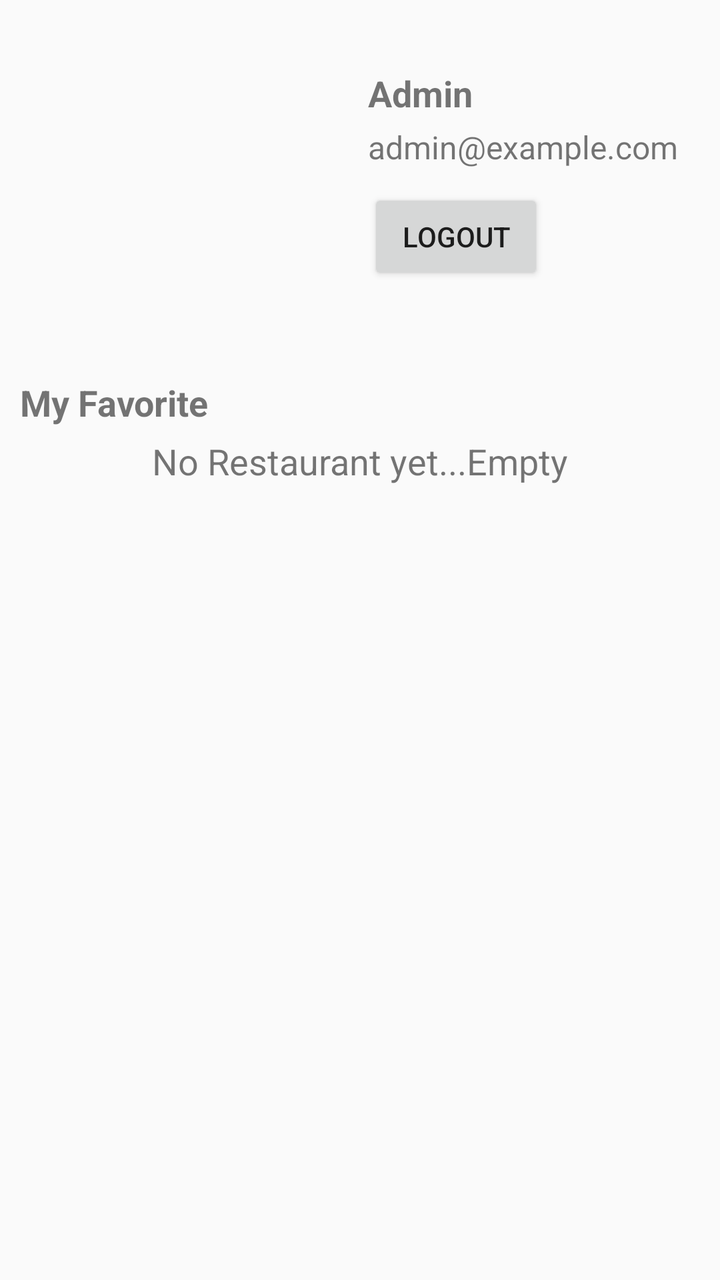
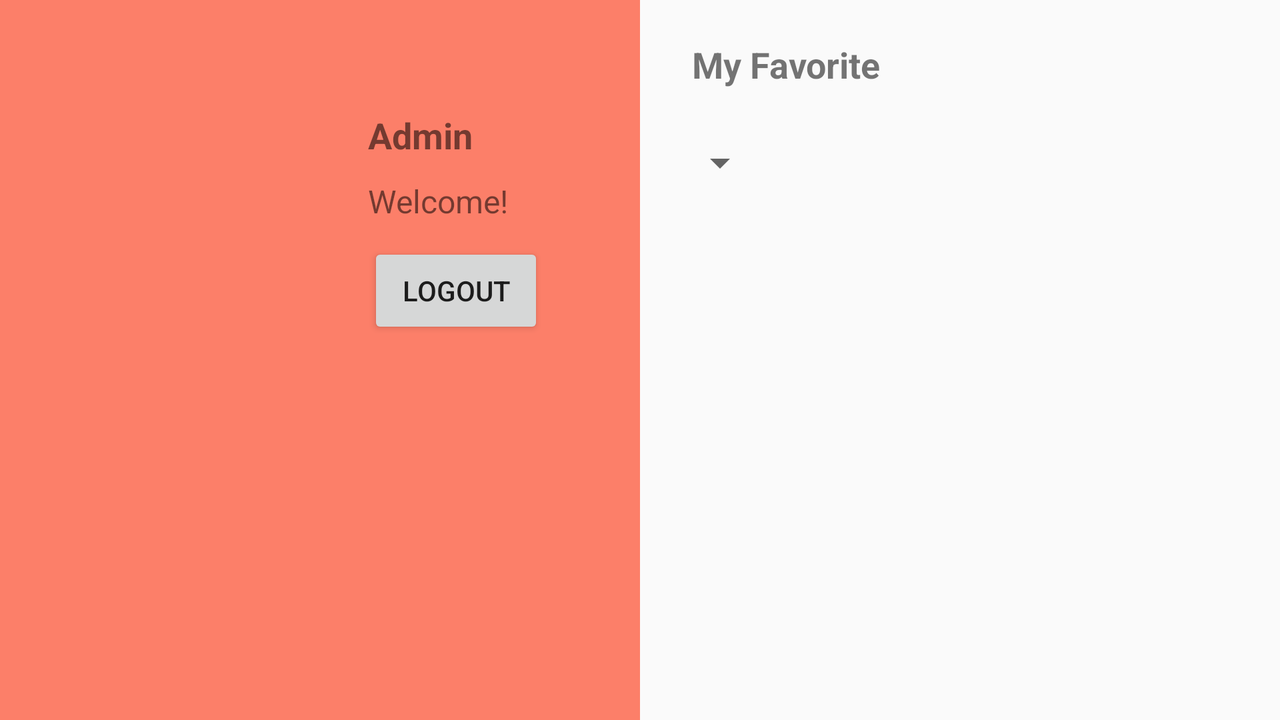

One screen, two layout resources from the same app: the default and the repository's alternative for another configuration. Each is rendered where Android would select it; the XML of both is given below.
<!-- AndroidManifest.xml: application theme Theme.SmartCity -->
<!-- res/layout/fragment_me.xml -->
<?xml version="1.0" encoding="utf-8"?>
<LinearLayout xmlns:android="http://schemas.android.com/apk/res/android"
    xmlns:app="http://schemas.android.com/apk/res-auto"
    android:layout_width="match_parent"
    android:layout_height="match_parent"
    android:orientation="vertical">

    
    <LinearLayout
        android:layout_width="match_parent"
        android:layout_height="169dp"
        android:orientation="horizontal"
        android:padding="16dp"
        >

        
        <ImageView
            android:layout_width="152dp"
            android:layout_height="150dp"
            android:layout_gravity="start"
            android:layout_marginEnd="16dp"
            android:src="@drawable/ic_avatar" />

        
        <LinearLayout
            android:layout_width="173dp"
            android:layout_height="145dp"
            android:gravity="center_vertical"
            android:orientation="vertical">

            
            <TextView
                android:id="@+id/me_user_name"
                android:layout_width="wrap_content"
                android:layout_height="wrap_content"
                android:text="Admin"
                android:textSize="18sp"
                android:textStyle="bold" />

            
            <TextView
                android:id="@+id/me_user_email"
                android:layout_width="wrap_content"
                android:layout_height="wrap_content"
                android:layout_marginTop="4dp"
                android:text="admin@example.com"
                android:textSize="16sp" />

            
            <Button
                android:id="@+id/me_logout_btn"
                android:layout_width="wrap_content"
                android:layout_height="wrap_content"
                android:layout_marginTop="10dp"
                android:text="Logout" />

        </LinearLayout>
    </LinearLayout>

    
    <TextView
        android:layout_width="wrap_content"
        android:layout_height="wrap_content"
        android:text="My Favorite"
        android:textSize="18sp"
        android:textStyle="bold"
        android:layout_marginLeft="10sp"
        android:layout_marginTop="20sp"/>

    
    <TextView
        android:id="@+id/me_empty_tips"
        android:layout_width="wrap_content"
        android:layout_height="wrap_content"
        android:layout_gravity="center"
        android:layout_margin="5sp"
        android:textSize="18sp"
        android:text="No Restaurant yet...Empty"/>

    
    <ListView
        android:id="@+id/me_like_list"
        android:layout_width="match_parent"
        android:layout_height="match_parent"
        android:layout_margin="10sp"/>

</LinearLayout>
<!-- resources referenced by this layout -->
<resources>
  <style name="Theme.SmartCity" parent="Base.Theme.SmartCity" />
  <style name="Base.Theme.SmartCity" parent="Theme.MaterialComponents.DayNight.NoActionBar.Bridge">
          
          
      </style>
</resources>
<!-- res/layout-land/fragment_me.xml (the repository's variant of the layout above) -->
<!-- drawn on the phone turned sideways -->
<?xml version="1.0" encoding="utf-8"?>
<LinearLayout xmlns:android="http://schemas.android.com/apk/res/android"
    xmlns:app="http://schemas.android.com/apk/res-auto"
    android:layout_width="match_parent"
    android:layout_height="match_parent"
    android:orientation="horizontal">

    <LinearLayout
        android:layout_width="0dp"
        android:layout_height="match_parent"
        android:background="@color/navi_color"
        android:orientation="horizontal"
        android:padding="16dp"
        android:layout_weight="1">

        <ImageView
            android:layout_width="152dp"
            android:layout_height="150dp"
            android:layout_gravity="start"
            android:layout_marginEnd="16dp"
            android:src="@drawable/ic_avatar" />

        <LinearLayout
            android:layout_width="wrap_content"
            android:layout_height="match_parent"
            android:gravity="center_vertical"
            android:orientation="vertical">

            <TextView
                android:id="@+id/me_user_name"
                android:layout_width="wrap_content"
                android:layout_height="wrap_content"
                android:text="Admin"
                android:textSize="18sp"
                android:textStyle="bold"
                android:layout_marginTop="-80dp" />

            <TextView
                android:id="@+id/me_user_welcome"
                android:layout_width="wrap_content"
                android:layout_height="wrap_content"
                android:layout_marginTop="10dp"
                android:text="Welcome!"
                android:textSize="16sp" />

            <Button
                android:id="@+id/me_logout_btn"
                android:layout_width="wrap_content"
                android:layout_height="wrap_content"
                android:layout_marginTop="10dp"
                android:text="Logout" />

        </LinearLayout>
    </LinearLayout>

    <LinearLayout
        android:layout_width="0dp"
        android:layout_height="match_parent"
        android:layout_weight="1"
        android:orientation="vertical"
        android:paddingStart="16dp">

        <TextView
            android:layout_width="wrap_content"
            android:layout_height="wrap_content"
            android:layout_marginStart="10sp"
            android:layout_marginTop="20sp"
            android:layout_marginBottom="5sp"
            android:text="My Favorite"
            android:textSize="18sp"
            android:textStyle="bold" />

        <Spinner
            android:id="@+id/me_spinner"
            android:layout_marginTop="20sp"
            android:layout_marginBottom="5sp"
            android:layout_width="wrap_content"
            android:layout_height="wrap_content" />

        <ListView
            android:id="@+id/me_like_list"
            android:layout_width="match_parent"
            android:layout_height="0dp"
            android:layout_weight="1"
            android:layout_margin="10sp" />
    </LinearLayout>

</LinearLayout>
<!-- resources referenced by the variant -->
<!-- as the phone turned sideways resolves them -->
<resources>
  <color name="navi_color">#fc7f69</color>
  <style name="Theme.SmartCity" parent="Base.Theme.SmartCity" />
  <style name="Base.Theme.SmartCity" parent="Theme.MaterialComponents.DayNight.NoActionBar.Bridge">
          
          
      </style>
</resources>
